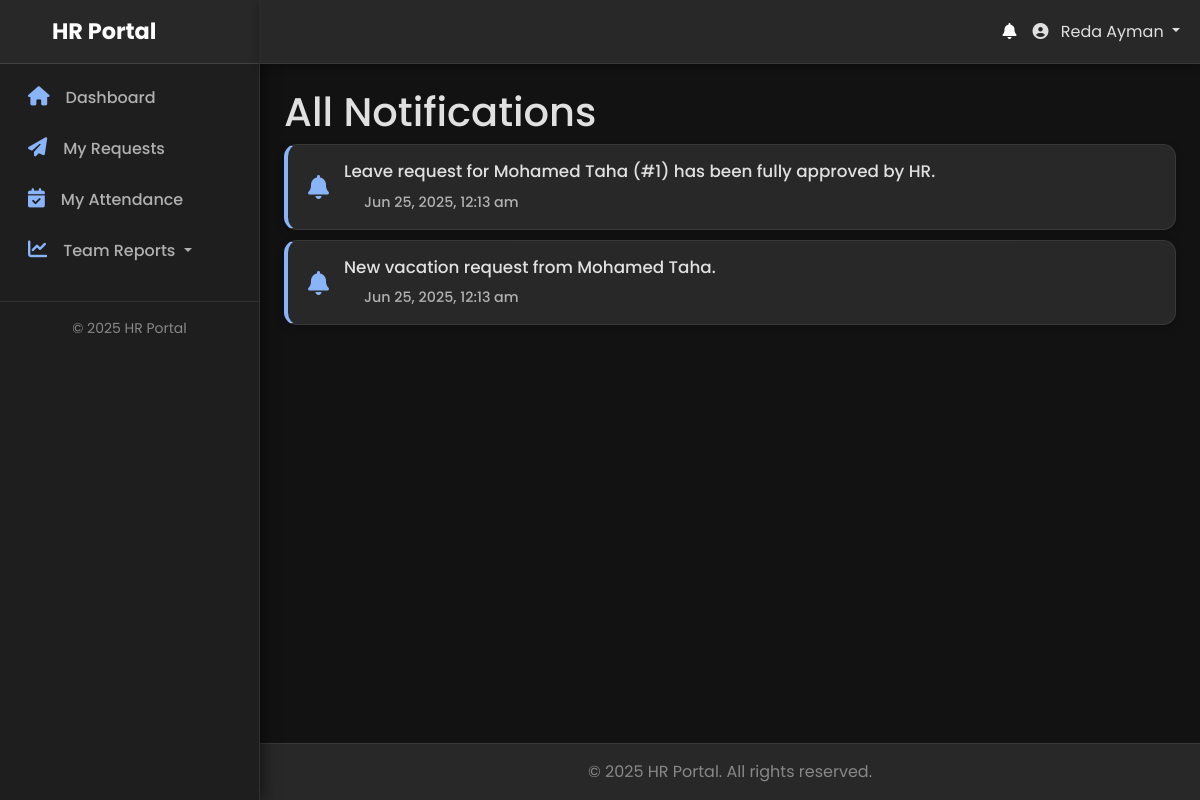
/notifications.php (signed in), run on the app's committed database.
### tables this page shows
CREATE TABLE `notifications` (
  `id` int(11) NOT NULL,
  `user_id` int(11) NOT NULL,
  `message` varchar(255) NOT NULL,
  `is_read` tinyint(1) NOT NULL DEFAULT 0,
  `request_id` int(11) DEFAULT NULL,
  `created_at` timestamp NOT NULL DEFAULT current_timestamp()
);

### notifications.php (the view, shortened to what this page needs)
<?php
require_once __DIR__ . '/app/core/database.php';
$user_id = get_current_user_id();
$stmt = $pdo->prepare("SELECT * FROM notifications WHERE user_id = ? ORDER BY created_at DESC");
$stmt->execute([$user_id]);
$notifications = $stmt->fetchAll();
include __DIR__ . '/app/templates/header.php';
?>
<h1>All Notifications</h1>
<ul class="notification-list-page">
    <?php if (empty($notifications)): ?>
        <li>You have no notifications.</li>
    <?php else: ?>
        <?php foreach ($notifications as $notif): ?>
            <?php
                $link = $notif['request_id'] ? '/requests/view.php?id=' . $notif['request_id'] : '#';
                $icon_class = $notif['is_read'] ? 'fa-bell' : 'fa-bell unread';
            ?>
            <li class="<?= $notif['is_read'] ? '' : 'unread' ?>" data-notification-id="<?= $notif['id'] ?>">
                <a href="<?= $link ?>" class="notification-link">
                    <i class="fas <?= $icon_class ?> notification-icon"></i>
                    <div class="notification-content">
                        <div class="message"><?= htmlspecialchars($notif['message']) ?></div>
                        <span class="time"><?= date('M d, Y, g:i a', strtotime($notif['created_at'])) ?></span>
                    </div>
                </a>
            </li>
        <?php endforeach; ?>
    <?php endif; ?>
</ul>
<?php include __DIR__ . '/app/templates/footer.php'; ?>

### css/style.css (style rules this page uses)
* { box-sizing: border-box; }
html, body { height: 100%; margin: 0; padding: 0; overflow-x: hidden; background-color: #121212; color: #e0e0e0; font-family: 'Poppins', sans-serif; background-image: radial-gradient(circle at top left, rgba(138, 180, 248, 0.05) 0%, transparent 30%), radial-gradient(circle at bottom right, rgba(105, 240, 174, 0.05) 0%, transparent 30%); background-size: 100% 100%; background-repeat: no-repeat; }
a { color: #8ab4f8; text-decoration: none; transition: color 0.3s ease, transform 0.1s ease-out; }
.notification-list-page { list-style: none; padding: 0; }
.notification-list-page li { background: #1e1e1e; border: 1px solid rgba(255, 255, 255, 0.08); padding: 15px 20px; margin-bottom: 10px; border-radius: 0.8rem; display: flex; align-items: center; transition: background-color 0.2s ease, transform 0.2s ease, box-shadow 0.2s ease; position: relative; }
.notification-list-page li.unread { background-color: #282828; border-left: 4px solid #8ab4f8; box-shadow: 0 3px 10px rgba(0, 0, 0, 0.2); }
.notification-list-page a { text-decoration: none; color: #e0e0e0; flex-grow: 1; display: flex; align-items: center; font-size: 1.05rem; font-weight: 500; }
.notification-list-page .notification-icon { font-size: 1.5rem; color: #69f0ae; margin-right: 15px; flex-shrink: 0; }
.notification-list-page .notification-icon.unread { color: #8ab4f8; }
.notification-list-page .notification-content { flex-grow: 1; }
.notification-list-page .message { margin-bottom: 5px; line-height: 1.4; }
.notification-list-page .time { color: #b0b0b0; font-size: 0.85em; flex-shrink: 0; margin-left: 20px; white-space: nowrap; }

### data on the page
notifications: is_read 0 (drawn), message "Leave request for Mohamed Taha (#1) has been fully approved by HR.", created_at "Jun 25, 2025, 12:13 am"
notifications: is_read 0 (drawn), message "New vacation request from Mohamed Taha.", created_at "Jun 25, 2025, 12:13 am"

### other printed values
SITE_NAME "HR Portal"
$_SESSION['full_name'] "Reda Ayman"
